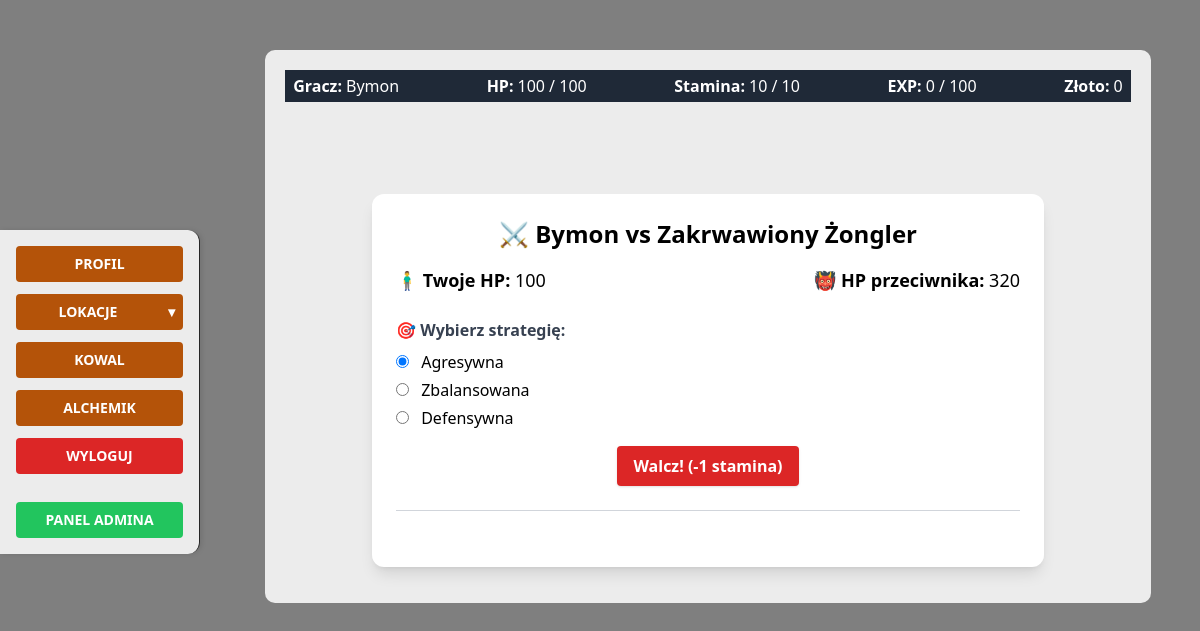
The page /lokacje/fight/4/ (signed in) on the database as committed earlier.
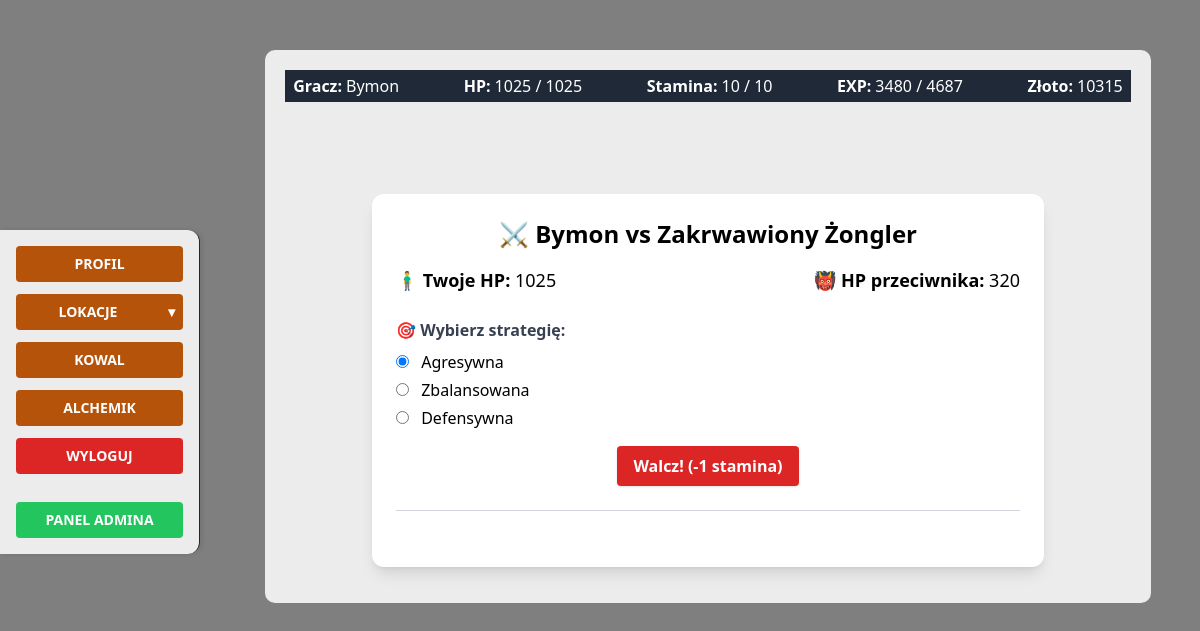
The same page on the database as committed later.
### user_profile/models.py (models this page shows, shortened)
class UserProfile(models.Model):
    user = models.OneToOneField(User, on_delete=models.CASCADE)
    strength = models.IntegerField(default=1)
    dexterity = models.IntegerField(default=1)
    constitution = models.IntegerField(default=1)
    intelligence = models.IntegerField(default=1)
    level = models.IntegerField(default=1)
    experience = models.IntegerField(default=0)
    stat_points = models.IntegerField(default=0)
    gold = models.IntegerField(default=0)
    max_hp = models.IntegerField(default=100)
    hp = models.IntegerField(default=100)
    base_hp = models.IntegerField(default=100)
    max_stamina = models.IntegerField(default=10)
    stamina = models.IntegerField(default=10)
    attack = models.IntegerField(default=3)
    base_attack = models.IntegerField(default=3)
    defence = models.IntegerField(default=3)
    base_defence = models.IntegerField(default=3)
    base_strength = models.IntegerField(default=1)
    base_dexterity = models.IntegerField(default=1)
    base_constitution = models.IntegerField(default=1)
    base_intelligence = models.IntegerField(default=1)
    last_regen = models.DateTimeField(default=timezone.now)
    last_regen_stm = models.DateTimeField(default=timezone.now)
    def lvlup_exp(self):
        return math.floor(100 * (self.level ** 1.5))
    def stamina_regen(self):
        regen_timer = timezone.now() - self.last_regen_stm
        regen_minutes = regen_timer.total_seconds() / 60
        regen_amount = math.floor((self.intelligence / 2) * round(regen_minutes))
        new_stamina = self.stamina + regen_amount
        if new_stamina > self.max_stamina:
            self.stamina = self.max_stamina
        else:
            self.stamina = round(new_stamina)
        if regen_amount > 0 or self.stamina == self.max_stamina:
            self.last_regen_stm = timezone.now()
        self.save()

### lokacje/models.py (models this page shows, shortened)
class Enemy(models.Model):
    ENEMY_TYPES = [
        ('normal', 'Normalny'),
        ('elite', 'Elita'),
        ('boss', 'Boss'),
    ]
    name = models.CharField(max_length=25, default="test_object")
    description = models.TextField(default="Opis przeciwnika", blank=True)
    lvl = models.PositiveIntegerField(default=1)
    base_strenght = models.IntegerField(default=1)
    base_intelect = models.IntegerField(default=1)
    base_dexterity = models.IntegerField(default=1)
    base_constitution = models.IntegerField(default=1)
    gold_drop = models.IntegerField(default=0)
    base_hp = models.IntegerField(default=100)
    base_attack = models.IntegerField(default=0)
    base_defence = models.IntegerField(default=0)
    loot_table = models.ManyToManyField(Item, blank=True, related_name='loot_table')
    type = models.CharField(max_length=10, choices=ENEMY_TYPES, default='normal')
    created_at = models.DateTimeField(auto_now_add=True)
    updated_at = models.DateTimeField(auto_now=True)
    drop_chance = models.DecimalField(decimal_places=2, max_digits=3, default=0.01)
    portrait = models.ImageField(upload_to="portraits/", blank=True, null=True, help_text="Portret wroga")

### lokacje/views.py (the view, shortened to what this page needs)
# urls.py: path('fight/<int:enemy_id>/', views.fight_view, name='fight'),
@login_required
def fight_view(request, enemy_id):
    enemy = get_object_or_404(Enemy, id=enemy_id)
    user_profile = get_object_or_404(UserProfile, user=request.user)
    user_profile.stamina_regen()
    return render(request, 'lokacje/fight.html', {
        'user_profile': user_profile,
        'enemy': enemy,
    })

### inventory/context_processors.py (called while the page is built)
def player_banner_context(request):
    if request.user.is_authenticated:
        try:
            player = UserProfile.objects.get(user=request.user)
            return {'player': player}
        except UserProfile.DoesNotExist:
            return {}
    return {}

### lokacje/templates/lokacje/fight.html (shortened to what this page needs)
{% extends "base.html" %}
{% load static %}
{% block sidebar %}
  {% include 'sidebar.html' %}
{% endblock %}
{% block banner_up %}
  {% include 'banner_up.html' %}
{% endblock %}
{% block content %}
<div class="max-w-2xl mx-auto bg-white shadow-lg rounded-xl p-6 mt-6">
  <h1 class="text-2xl font-bold mb-4 text-center">⚔️ {{ user_profile.user.username }} vs {{ enemy.name }}</h1>
  <div class="flex justify-between text-lg mb-6">
    <p><strong>🧍‍♂️ Twoje HP:</strong> {{ user_profile.hp }}</p>
    <p><strong>👹 HP przeciwnika:</strong> {{ enemy.base_hp }}</p>
  </div>
  <form
    id="fight-form"
    class="space-y-4"
    hx-post="{% url 'fight' enemy.id %}"
    hx-target="#fight-result"
    hx-swap="innerHTML"
    hx-on::after-request="document.getElementById('player-banner').dispatchEvent(new Event('refresh'))"
  >
    <fieldset class="space-y-2">
      <legend class="font-semibold text-gray-700">🎯 Wybierz strategię:</legend>
      <div class="flex flex-col space-y-1">
        <label><input type="radio" name="strategy" value="aggressive" checked class="mr-2"> Agresywna</label>
        <label><input type="radio" name="strategy" value="balanced" class="mr-2"> Zbalansowana</label>
        <label><input type="radio" name="strategy" value="defensive" class="mr-2"> Defensywna</label>
      </div>
    </fieldset>
    <div class="text-center">
      <button type="submit" class="bg-red-600 hover:bg-red-700 text-white font-semibold py-2 px-4 rounded shadow transition duration-200">
        Walcz! (-1 stamina)
      </button>
    </div>
  </form>
  <div id="fight-result" class="mt-6 p-4 border-t border-gray-300 text-sm text-gray-800">
  </div>
</div>
{% endblock %}

### templates/base.html (shortened to what this page needs)
<!DOCTYPE html>
{% load static %}
<html lang="pl">
  <head>
    <script src="https://cdn.tailwindcss.com"></script>
    <link  rel="stylesheet" href="{% static 'css/custom.css' %}" />
  </head>
  <body>
<div class="grid grid-cols-[200px_1fr] gap-4 items-start">
  {% block sidebar %} {% endblock %}
  <div class="content space-y-4">
        <div class="h-[100px] w-full" id="player-banner">{% block banner_up %} {% endblock %}</div>
        <div class="">{% block content %} {% endblock %} </div>
      </div>
    </div>
  </body>
</html>

### templates/sidebar.html (shortened to what this page needs)
<aside id="sidebar" class="bg-neutral-900 border-r border-neutral-800 p-4 self-start rounded-r-xl shadow-xl w-[200px]" aria-label="Sidebar">
  <div class="flex flex-col gap-3 text-sm w-full">
    {% if user.is_authenticated %}
      <a href="{% url 'profil' %}"
         class="block text-center font-bold bg-amber-700 hover:bg-amber-600 text-white px-4 py-2 rounded transition">
        PROFIL
      </a>
      <div x-data="{ open: false }" class="relative">
  <div class="flex">
    <a href="{% url 'mapa' %}"
       class="block w-full text-center font-bold bg-amber-700 hover:bg-amber-600 text-white px-4 py-2 rounded-l transition">
      LOKACJE
    </a>
    <button @click="open = !open"
            class="px-2 bg-amber-700 hover:bg-amber-600 text-white rounded-r font-bold">
      ▾
    </button>
  </div>
</div>
      <a href="{% url 'blacksmith_page' %}"
         class="block text-center font-bold bg-amber-700 hover:bg-amber-600 text-white px-4 py-2 rounded transition">
        KOWAL
      </a>
      <a href="{% url 'alchemist' %}"
         class="block text-center font-bold bg-amber-700 hover:bg-amber-600 text-white px-4 py-2 rounded transition">
        ALCHEMIK
      </a>
      <a href="{% url 'logout_user' %}"
         class="block text-center font-bold bg-red-600 hover:bg-red-700 text-white px-4 py-2 rounded transition">
        WYLOGUJ
      </a>
    {% endif %}
    {% if user.is_superuser %}
      <a href="/admin/"
         class="block text-center font-bold bg-green-500 hover:bg-green-600 text-white px-4 py-2 rounded transition mt-4">
        PANEL ADMINA
      </a>
    {% endif %}
  </div>
</aside>

### templates/banner_up.html
<div class="w-full bg-gray-800 text-white px-2 py-1"  id="player-banner">
  <div class="flex flex-col sm:flex-row flex-wrap items-center justify-between gap-2 text-xs sm:text-base">
    <div class="flex items-center gap-1">
      <span class="font-semibold">Gracz:</span>
      <span>{{ player.user.username }}</span>
    </div>
    <div class="flex items-center gap-1">
      <span class="font-semibold">HP:</span>
      <span>{{ player.hp }} / {{ player.max_hp }}</span>
    </div>
    <div class="flex items-center gap-1">
      <span class="font-semibold">Stamina:</span>
      <span>{{ player.stamina }} / {{ player.max_stamina }}</span>
    </div>
    <div class="flex items-center gap-1">
      <span class="font-semibold">EXP:</span>
      <span>{{ player.experience }} / {{ player.lvlup_exp }}</span>
    </div>
    <div class="flex items-center gap-1">
      <span class="font-semibold">Złoto:</span>
      <span>{{ player.gold }}</span>
    </div>
  </div>
</div>

### static/css/custom.css (style rules this page uses)
body { background: url('/static/images/background.jpg') no-repeat center center fixed; background-size: cover; color: black; }
.content { position: relative; z-index: 1; background: rgba(255, 255, 255, 0.85); margin: 50px auto; padding: 20px; max-width: 95%; min-height: 50%; min-width: 90%; border-radius: 10px; }
#sidebar { background: rgba(255, 255, 255, 0.85); box-shadow: 2px 0 5px rgba(0, 0, 0, 0.1); z-index: 1; position: relative; margin-top: 230px; height: auto; }

Rows that differ between the two databases and show on the page:
changed UserProfile "Bymon": hp "100" → "1025"; max_hp "100" → "1025"; experience "0" → "3480"; lvlup_exp "100" → "4687"; gold "0" → "10315"
